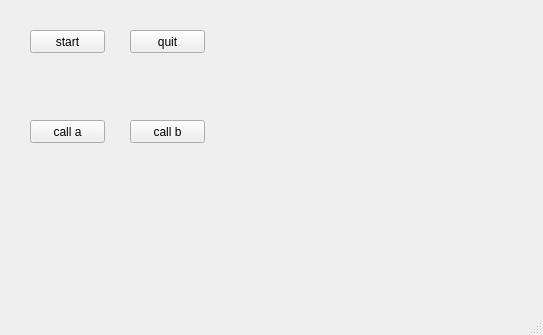
<?xml version="1.0" encoding="UTF-8"?>
<ui version="4.0">
 <class>MainWindow</class>
 <widget class="QMainWindow" name="MainWindow">
  <property name="geometry">
   <rect>
    <x>0</x>
    <y>0</y>
    <width>543</width>
    <height>335</height>
   </rect>
  </property>
  <property name="windowTitle">
   <string>Test gRPC</string>
  </property>
  <widget class="QWidget" name="centralwidget">
   <widget class="QPushButton" name="btnStart">
    <property name="geometry">
     <rect>
      <x>30</x>
      <y>30</y>
      <width>75</width>
      <height>23</height>
     </rect>
    </property>
    <property name="text">
     <string>start</string>
    </property>
   </widget>
   <widget class="QPushButton" name="btnQuit">
    <property name="geometry">
     <rect>
      <x>130</x>
      <y>30</y>
      <width>75</width>
      <height>23</height>
     </rect>
    </property>
    <property name="text">
     <string>quit</string>
    </property>
   </widget>
   <widget class="QPushButton" name="btnCallA">
    <property name="geometry">
     <rect>
      <x>30</x>
      <y>120</y>
      <width>75</width>
      <height>23</height>
     </rect>
    </property>
    <property name="text">
     <string>call a</string>
    </property>
   </widget>
   <widget class="QPushButton" name="btnCallB">
    <property name="geometry">
     <rect>
      <x>130</x>
      <y>120</y>
      <width>75</width>
      <height>23</height>
     </rect>
    </property>
    <property name="text">
     <string>call b</string>
    </property>
   </widget>
  </widget>
  <widget class="QMenuBar" name="menubar">
   <property name="geometry">
    <rect>
     <x>0</x>
     <y>0</y>
     <width>543</width>
     <height>23</height>
    </rect>
   </property>
  </widget>
  <widget class="QStatusBar" name="statusbar"/>
 </widget>
 <resources/>
 <connections/>
</ui>
